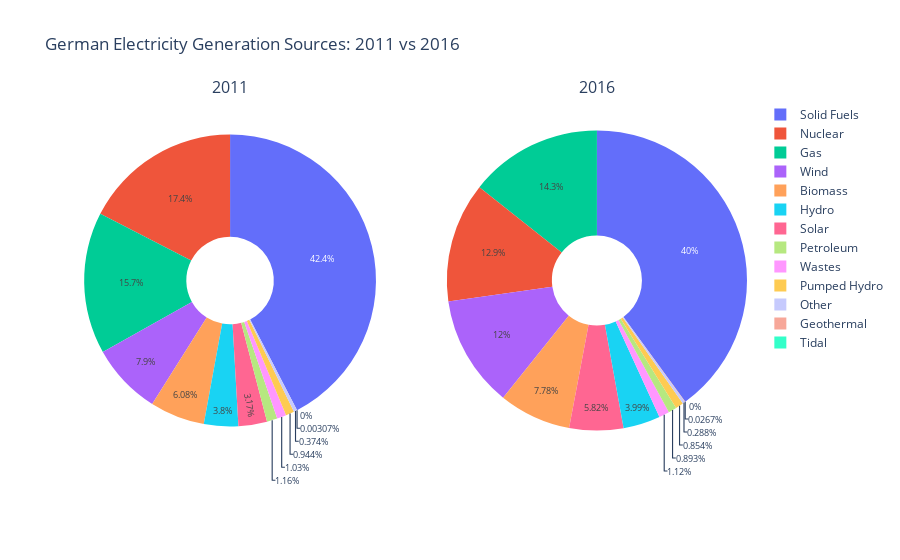
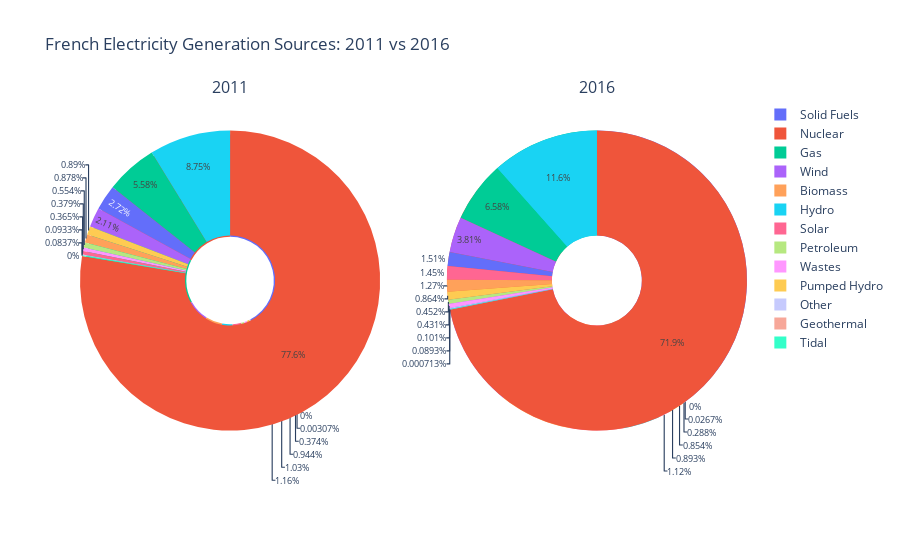
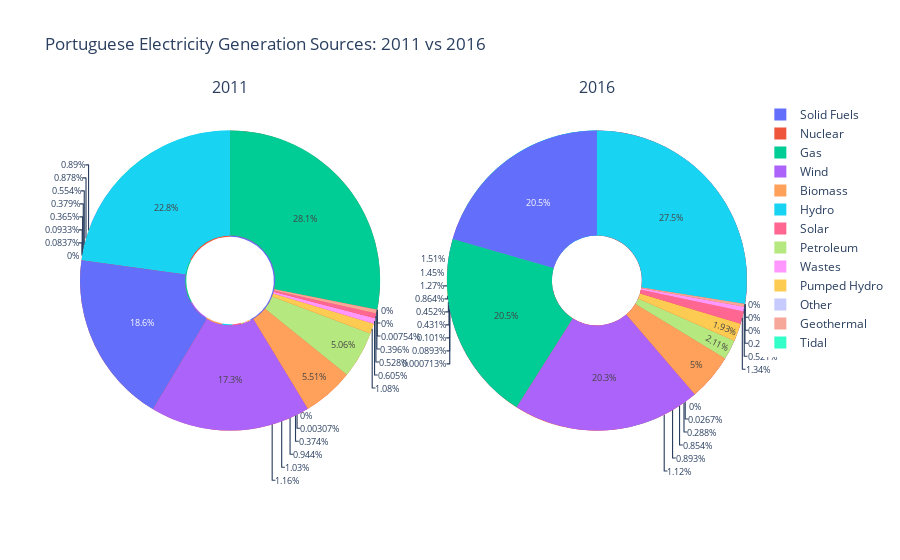

These figures' notebook cell, in order:
### Markdown cell above
Interesting results. Of course, Portugal produces no nuclear energy, so it's graph for that is blank, but otherwise, we can compare all three countries and make observations pertaining to any apparent commonalities or differences. 

For Germany, nuclear energy seems independent of GDP, remaining relatively static until beginning a marked decline in 2006, while GDP continued a relative rise. Renewables increased over time with GDP, seeing a slowing in growth when GDP dipped during the Great Recession, so that's interesting. More interesting is that Natural Gas production appears at first to correlate rather well with the ups and downs of GDP over time, at least until the 2010s, when the two begin to diverge. Perhaps this has some relation to a shift towards imports of Natural Gas from other countries such as the Russian Federation. 

For France, nuclear energy grew with GDP until around 2005; from there, GDP continued to climb overall while nuclear remained largely static, even seeing some decline. Unlike Germany, renewables do not see much of a trend matching GDP over time. Natural Gas, however, does show a similar trend to Germany's relation of natural gas electricity production and GDP, except France also sees a large spike back up in natural gas electricity production in 2016. 

For Portugal, little is to be said on nuclear energy, as they continue to produce zero electricity from nuclear power plants. Renewables have seen an increase relative to the 1990s, but that increase was marked with a significant amount of fluctuation, and GDP appears to move largely independently. Interestingly enough, Natural Gas electricity production also seems to correlate somewhat with Portuguese GDP over time, and in the 2010s, more strongly than France or Germany, it seems. 

On to the pie/donut charts for these countries to break down electricity production by type for years of interest. Specifically, because of the observations regarding Natural Gas, it would be interesting to compare 2011 and 2016 energy production distributions for these three countries to see if the divergence of GDP and Natural Gas trends for France and Germany may have some relation to other changes in the energy sectors of the respective states.

### Code cell
DEProd2011 = dfGermanElectricityProduction[2011].tolist()
#remove Gross production, and overall Renewables, we don't want that on the chart
DEProd2011.pop(5)
DEProd2011.pop(0)
#repeat for other years
DEProd2016 = dfGermanElectricityProduction[2016].tolist()
DEProd2016.pop(5)
DEProd2016.pop(0)
FRProd2011 = dfFrenchElectricityProduction[2011].tolist()
FRProd2011.pop(5)
FRProd2011.pop(0)
FRProd2016 = dfFrenchElectricityProduction[2016].tolist()
FRProd2016.pop(5)
FRProd2016.pop(0)
PTProd2011 = dfPortugueseElectricityProduction[2011].tolist()
PTProd2011.pop(5)
PTProd2011.pop(0)
PTProd2016 = dfPortugueseElectricityProduction[2016].tolist()
PTProd2016.pop(5)
PTProd2016.pop(0)

########
labels = ['Solid Fuels','Petroleum','Gas','Nuclear',"Hydro","Pumped Hydro","Wind","Biomass","Solar","Geothermal","Tidal","Wastes","Other"]
colors=["red", "orange", "yellow", "green", "blue", "indigo", "violet", "pink", "brown", "grey", "brown", "black", "white"]

from plotly.subplots import make_subplots
#Germany
fig = make_subplots(
    rows=1, cols=2, subplot_titles = ('2011','2016'),
    specs=[
        [{"type": "domain"}, {"type": "domain"}],
    ]
)
fig.add_trace(go.Pie(labels=labels, values=DEProd2011, textfont_size=9, scalegroup='one', legendgroup = 'group1',
                        name="2011", hole=0.3), 1, 1)
fig.add_trace(go.Pie(labels=labels, values=DEProd2016, textfont_size=9, scalegroup='one', legendgroup = 'group1',
                     name="2016", hole=0.3), 1, 2)

fig.update_layout(title_text='German Electricity Generation Sources: 2011 vs 2016')
fig.show()

#France
fig.add_trace(go.Pie(labels=labels, values=FRProd2011, textfont_size=9, legendgroup = 'group1',
                     name="2011", hole=0.3), 1, 1)
fig.add_trace(go.Pie(labels=labels, values=FRProd2016, textfont_size=9, legendgroup = 'group1',
                     name="2016", hole=0.3), 1, 2)

fig.update_layout(title_text='French Electricity Generation Sources: 2011 vs 2016')
fig.show()

#Portugal 

fig.add_trace(go.Pie(labels=labels, values=PTProd2011, textfont_size=9, legendgroup = 'group1',
                     name="2011", hole=0.3), 1, 1)
fig.add_trace(go.Pie(labels=labels, values=PTProd2016, textfont_size=9, legendgroup = 'group1',
                     name="2016", hole=0.3), 1, 2)
fig.update_layout(title_text='Portuguese Electricity Generation Sources: 2011 vs 2016')
fig.show()

### Figure 1 — Plotly figure (JSON) as saved in the notebook; plotly's stock layout.template omitted (floating-point values rounded to 4 significant figures)
{"data": [{"domain": {"x": [0, 0.45], "y": [0, 1]}, "hole": 0.3, "labels": ["Solid Fuels", "Petroleum", "Gas", "Nuclear", "Hydro", "Pumped Hydro", "Wind", "Biomass", "Solar", "Geothermal", "Tidal", "Wastes", "Other"], "legendgroup": "group1", "name": "2011", "scalegroup": "one", "textfont": {"size": 9}, "type": "pie", "values": [262.5, 7.162, 97.14, 108.0, 23.51, 5.84, 48.88, 37.6, 19.6, 0.019, 0, 6.401, 2.312]}, {"domain": {"x": [0.55, 1], "y": [0, 1]}, "hole": 0.3, "labels": ["Solid Fuels", "Petroleum", "Gas", "Nuclear", "Hydro", "Pumped Hydro", "Wind", "Biomass", "Solar", "Geothermal", "Tidal", "Wastes", "Other"], "legendgroup": "group1", "name": "2016", "scalegroup": "one", "textfont": {"size": 9}, "type": "pie", "values": [261.7, 5.846, 93.75, 84.63, 26.14, 5.588, 78.6, 50.92, 38.1, 0.175, 0, 7.331, 1.888]}], "layout": {"annotations": [{"font": {"size": 16}, "showarrow": false, "text": "2011", "x": 0.225, "xanchor": "center", "xref": "paper", "y": 1, "yanchor": "bottom", "yref": "paper"}, {"font": {"size": 16}, "showarrow": false, "text": "2016", "x": 0.775, "xanchor": "center", "xref": "paper", "y": 1, "yanchor": "bottom", "yref": "paper"}], "title": {"text": "German Electricity Generation Sources: 2011 vs 2016"}}}

### Figure 2 — Plotly figure (JSON) as saved in the notebook; plotly's stock layout.template omitted (floating-point values rounded to 4 significant figures)
{"data": [{"domain": {"x": [0, 0.45], "y": [0, 1]}, "hole": 0.3, "labels": ["Solid Fuels", "Petroleum", "Gas", "Nuclear", "Hydro", "Pumped Hydro", "Wind", "Biomass", "Solar", "Geothermal", "Tidal", "Wastes", "Other"], "legendgroup": "group1", "name": "2011", "scalegroup": "one", "textfont": {"size": 9}, "type": "pie", "values": [262.5, 7.162, 97.14, 108.0, 23.51, 5.84, 48.88, 37.6, 19.6, 0.019, 0, 6.401, 2.312]}, {"domain": {"x": [0.55, 1], "y": [0, 1]}, "hole": 0.3, "labels": ["Solid Fuels", "Petroleum", "Gas", "Nuclear", "Hydro", "Pumped Hydro", "Wind", "Biomass", "Solar", "Geothermal", "Tidal", "Wastes", "Other"], "legendgroup": "group1", "name": "2016", "scalegroup": "one", "textfont": {"size": 9}, "type": "pie", "values": [261.7, 5.846, 93.75, 84.63, 26.14, 5.588, 78.6, 50.92, 38.1, 0.175, 0, 7.331, 1.888]}, {"domain": {"x": [0, 0.45], "y": [0, 1]}, "hole": 0.3, "labels": ["Solid Fuels", "Petroleum", "Gas", "Nuclear", "Hydro", "Pumped Hydro", "Wind", "Biomass", "Solar", "Geothermal", "Tidal", "Wastes", "Other"], "legendgroup": "group1", "name": "2011", "textfont": {"size": 9}, "type": "pie", "values": [15.49, 3.156, 31.78, 442.4, 49.87, 5.074, 12.05, 5.003, 2.078, 0, 0.477, 2.16, 0.532]}, {"domain": {"x": [0.55, 1], "y": [0, 1]}, "hole": 0.3, "labels": ["Solid Fuels", "Petroleum", "Gas", "Nuclear", "Hydro", "Pumped Hydro", "Wind", "Biomass", "Solar", "Geothermal", "Tidal", "Wastes", "Other"], "legendgroup": "group1", "name": "2016", "textfont": {"size": 9}, "type": "pie", "values": [8.465, 2.537, 36.92, 403.2, 64.89, 4.846, 21.4, 7.134, 8.16, 0.004, 0.501, 2.416, 0.564]}], "layout": {"annotations": [{"font": {"size": 16}, "showarrow": false, "text": "2011", "x": 0.225, "xanchor": "center", "xref": "paper", "y": 1, "yanchor": "bottom", "yref": "paper"}, {"font": {"size": 16}, "showarrow": false, "text": "2016", "x": 0.775, "xanchor": "center", "xref": "paper", "y": 1, "yanchor": "bottom", "yref": "paper"}], "title": {"text": "French Electricity Generation Sources: 2011 vs 2016"}}}

### Figure 3 — Plotly figure (JSON) as saved in the notebook; plotly's stock layout.template omitted (floating-point values rounded to 4 significant figures)
{"data": [{"domain": {"x": [0, 0.45], "y": [0, 1]}, "hole": 0.3, "labels": ["Solid Fuels", "Petroleum", "Gas", "Nuclear", "Hydro", "Pumped Hydro", "Wind", "Biomass", "Solar", "Geothermal", "Tidal", "Wastes", "Other"], "legendgroup": "group1", "name": "2011", "scalegroup": "one", "textfont": {"size": 9}, "type": "pie", "values": [262.5, 7.162, 97.14, 108.0, 23.51, 5.84, 48.88, 37.6, 19.6, 0.019, 0, 6.401, 2.312]}, {"domain": {"x": [0.55, 1], "y": [0, 1]}, "hole": 0.3, "labels": ["Solid Fuels", "Petroleum", "Gas", "Nuclear", "Hydro", "Pumped Hydro", "Wind", "Biomass", "Solar", "Geothermal", "Tidal", "Wastes", "Other"], "legendgroup": "group1", "name": "2016", "scalegroup": "one", "textfont": {"size": 9}, "type": "pie", "values": [261.7, 5.846, 93.75, 84.63, 26.14, 5.588, 78.6, 50.92, 38.1, 0.175, 0, 7.331, 1.888]}, {"domain": {"x": [0, 0.45], "y": [0, 1]}, "hole": 0.3, "labels": ["Solid Fuels", "Petroleum", "Gas", "Nuclear", "Hydro", "Pumped Hydro", "Wind", "Biomass", "Solar", "Geothermal", "Tidal", "Wastes", "Other"], "legendgroup": "group1", "name": "2011", "textfont": {"size": 9}, "type": "pie", "values": [15.49, 3.156, 31.78, 442.4, 49.87, 5.074, 12.05, 5.003, 2.078, 0, 0.477, 2.16, 0.532]}, {"domain": {"x": [0.55, 1], "y": [0, 1]}, "hole": 0.3, "labels": ["Solid Fuels", "Petroleum", "Gas", "Nuclear", "Hydro", "Pumped Hydro", "Wind", "Biomass", "Solar", "Geothermal", "Tidal", "Wastes", "Other"], "legendgroup": "group1", "name": "2016", "textfont": {"size": 9}, "type": "pie", "values": [8.465, 2.537, 36.92, 403.2, 64.89, 4.846, 21.4, 7.134, 8.16, 0.004, 0.501, 2.416, 0.564]}, {"domain": {"x": [0, 0.45], "y": [0, 1]}, "hole": 0.3, "labels": ["Solid Fuels", "Petroleum", "Gas", "Nuclear", "Hydro", "Pumped Hydro", "Wind", "Biomass", "Solar", "Geothermal", "Tidal", "Wastes", "Other"], "legendgroup": "group1", "name": "2011", "textfont": {"size": 9}, "type": "pie", "values": [9.848, 2.684, 14.92, 0, 12.12, 0.575, 9.161, 2.924, 0.28, 0.21, 0, 0.321, 0.004]}, {"domain": {"x": [0.55, 1], "y": [0, 1]}, "hole": 0.3, "labels": ["Solid Fuels", "Petroleum", "Gas", "Nuclear", "Hydro", "Pumped Hydro", "Wind", "Biomass", "Solar", "Geothermal", "Tidal", "Wastes", "Other"], "legendgroup": "group1", "name": "2016", "textfont": {"size": 9}, "type": "pie", "values": [12.63, 1.3, 12.58, 0, 16.91, 1.186, 12.47, 3.071, 0.822, 0.172, 0, 0.32, 0]}], "layout": {"annotations": [{"font": {"size": 16}, "showarrow": false, "text": "2011", "x": 0.225, "xanchor": "center", "xref": "paper", "y": 1, "yanchor": "bottom", "yref": "paper"}, {"font": {"size": 16}, "showarrow": false, "text": "2016", "x": 0.775, "xanchor": "center", "xref": "paper", "y": 1, "yanchor": "bottom", "yref": "paper"}], "title": {"text": "Portuguese Electricity Generation Sources: 2011 vs 2016"}}}
